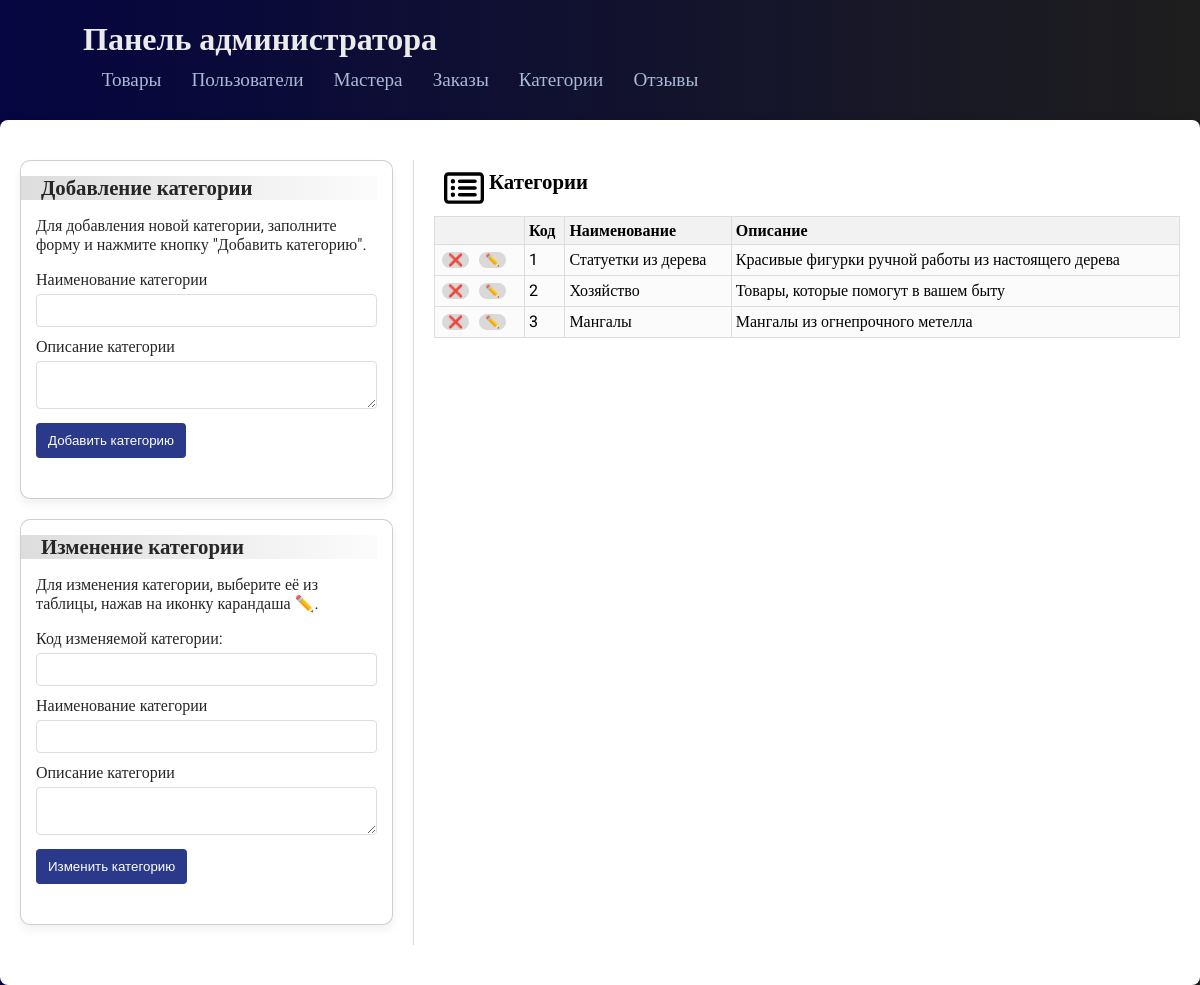
The page /admin/categories on the database its author committed.
### app.py (models this page shows)
class Categories(db.Model):
    __tablename__ = 'Categories'
    ID_categories = db.Column(db.Integer, primary_key=True)
    Name_category = db.Column(db.String, nullable=False)
    Discription_category = db.Column(db.Text)

### app.py (the view)
@app.route('/admin/categories')
def Admin_categories():
    categories = Categories.query.all()
    errors1=get_flashed_messages(category_filter=['error1'])
    if not errors1:
        errors1 = {}
    errors2=get_flashed_messages(category_filter=['error2'])
    if not errors2:
        errors2 = {}
    return render_template('admin/categories_admin.html', categories=categories, errors1=errors1, errors2=errors2)

### templates/admin/categories_admin.html (shortened to what this page needs)
{% extends 'AdminBase.html' %}
{% block content %}
    <div class="container">
        <div class="main-content">
            <div class="form-section">
                <section class = "form-cart">
                    <div class="title-line">
                      <h2 class="section-title">Добавление категории</h2>
                    </div>
                    <p>Для добавления новой категории, заполните форму и нажмите кнопку "Добавить категорию".</p>
                    <form method="POST" action="{{ url_for('add_category') }}">
                        <div class="form-group">
                            <label for="name">Наименование категории</label>
                            <input type="text" id="name" name="name" required>
                        </div>
                        <div class="form-group">
                            <label for="description">Описание категории</label>
                            <textarea id="description" name="description" maxlength="100" style="resize: both; max-height: 100px; max-width: 400px;"></textarea>
                        </div>
                        <div class="form-group">
                            <button type="submit">Добавить категорию</button>
                        </div>
                    </form>
                </section>
                <section class="form-cart">
                  <div class="title-line">
                    <h2 class="section-title">Изменение категории</h2>
                  </div>
                    <p>Для изменения категории, выберите её из таблицы, нажав на иконку карандаша ✏️.</p>
                     <form method="POST" action="{{ url_for('edit_category') }}">
                        <div class="form-group">
                            <label for="editCode">Код изменяемой категории:</label>
                            <input type="text" name="editCode" id="editCode" readonly>
                        </div>
                        <div class="form-group">
                            <label for="editName">Наименование категории</label>
                            <input type="text" id="editName" name="editName" required>
                        </div>
                        <div class="form-group">
                             <label for="editDescription">Описание категории</label>
                             <textarea id="editDescription" name="editDescription" maxlength="100" style="resize: both; max-height: 100px; max-width: 400px;"></textarea>
                        </div>
                         <div class="form-group">
                            <button type="submit">Изменить категорию</button>
                        </div>
                    </form>
                </section>
            </div>
            <div class="table-section">
              <div class="title-table-icon">
                <img src="{{url_for('static',filename='image/Icons/rectangle-list.svg')}}" width=40px>
                <h2 class="section-title">Категории</h2>
              </div>
                <table class="table">
                    <thead>
                        <tr>
                            <th></th>
                            <th>Код</th>
                            <th>Наименование</th>
                            <th>Описание</th>
                        </tr>
                    </thead>
                    <tbody>
                        {% for category in categories %}
                            <tr>
                                <td>
                                   <form action="{{ url_for('delete_category', id=category.ID_categories) }}" method="POST" style="display:inline;">
                                       <button class="func-button" type="submit" onclick="return confirm('Вы уверены, что хотите удалить эту категорию?')">❌</button>
                                    </form>
                                    <button class="func-button" onclick="LoadCategoryEditForm({{ category.ID_categories }})">✏️</button>
                                </td>
                                <td>{{ category.ID_categories }}</td>
                                <td>{{ category.Name_category }}</td>
                                <td>{{ category.Discription_category }}</td>
                            </tr>
                        {% endfor %}
                    </tbody>
                </table>
            </div>
        </div>
    </div>
{% endblock %}

### static/css/admin.css (style rules this page uses)
html { height: 100%; }
body { font-family: "Roboto", serif; margin: 0; padding: 0; background-image: linear-gradient(to left, #1e1e1e, #050541); width:100%; height: 100%; }
.container { max-width: 1400px; margin: 0px auto; padding: 20px; background-color: #fff; border-radius: 8px; box-shadow: 0 0 10px rgba(0, 0, 0, 0.1); }
.main-content { display: flex; flex-direction: row; margin: 20px 0; }
.form-section { flex-basis: 35%; padding-right: 20px; border-right: 1px solid #ddd; border-bottom: none; }
.table-section { flex-basis: 70%; padding-left: 20px; }
.form-group { margin-bottom: 10px; }
.form-group label { display: block; margin-bottom: 5px; }
.form-group input, .form-group select { width: calc(100% - 12px); max-width: 100%; padding: 8px; border: 1px solid #dddddd; border-radius: 4px; box-sizing: border-box; }
.form-group textarea { width: calc(100% - 12px); max-width: 100%; padding: 8px; border: 1px solid #dddddd; border-radius: 4px; box-sizing: border-box; }
.form-group button { background-color: #2a398a; color: white; padding: 8px 12px; border: none; border-radius: 4px; cursor: pointer; height: 35px; }
.table { width: 100%; border-collapse: collapse; max-width: 100%; }
.table th, .table td { border: 1px solid #dddddd; padding: 4px; text-align: left; background-color: #eaeaea2f; }
.table th { background-color: #f2f2f2; }
.section-title { font-size: 1.3em; font-weight: bold; margin-bottom: 10px; margin: 0px 5px; }
.title-line { background-image: linear-gradient(to right, #a9a9a965, #eceaea28); width: 100%; position: relative; left: -15px; padding-left: 15px; }
.form-group:has(.flash-messages) { display: flex; flex-direction: row; height: 50px; }
.form-cart { border: 1px solid rgba(0, 0, 0, 0.19); padding: 15px; border-radius: 10px; box-shadow: 0px 5px 10px rgba(0, 0, 0, 0.06); transition: 1s; margin: 0px 0px 20px 0px; background-color: #ffffff; color: #262626; }
.func-button { background-color: #dbd8d8; border-radius: 10px; color: white; border: #ffffff00; font-size: 12px; margin: 3px; }
.title-table-icon { display: flex; margin: 10px; }
.form-group input, .form-group select, .form-group textarea { width: 100%; max-width: 100%; }

### rows shown on the page
Categories: ID_categories "1", Name_category "Статуетки из дерева", Discription_category "Красивые фигурки ручной работы из настоящего дерева"
Categories: ID_categories "2", Name_category "Хозяйство", Discription_category "Товары, которые помогут в вашем быту"
Categories: ID_categories "3", Name_category "Мангалы", Discription_category "Мангалы из огнепрочного метелла"
